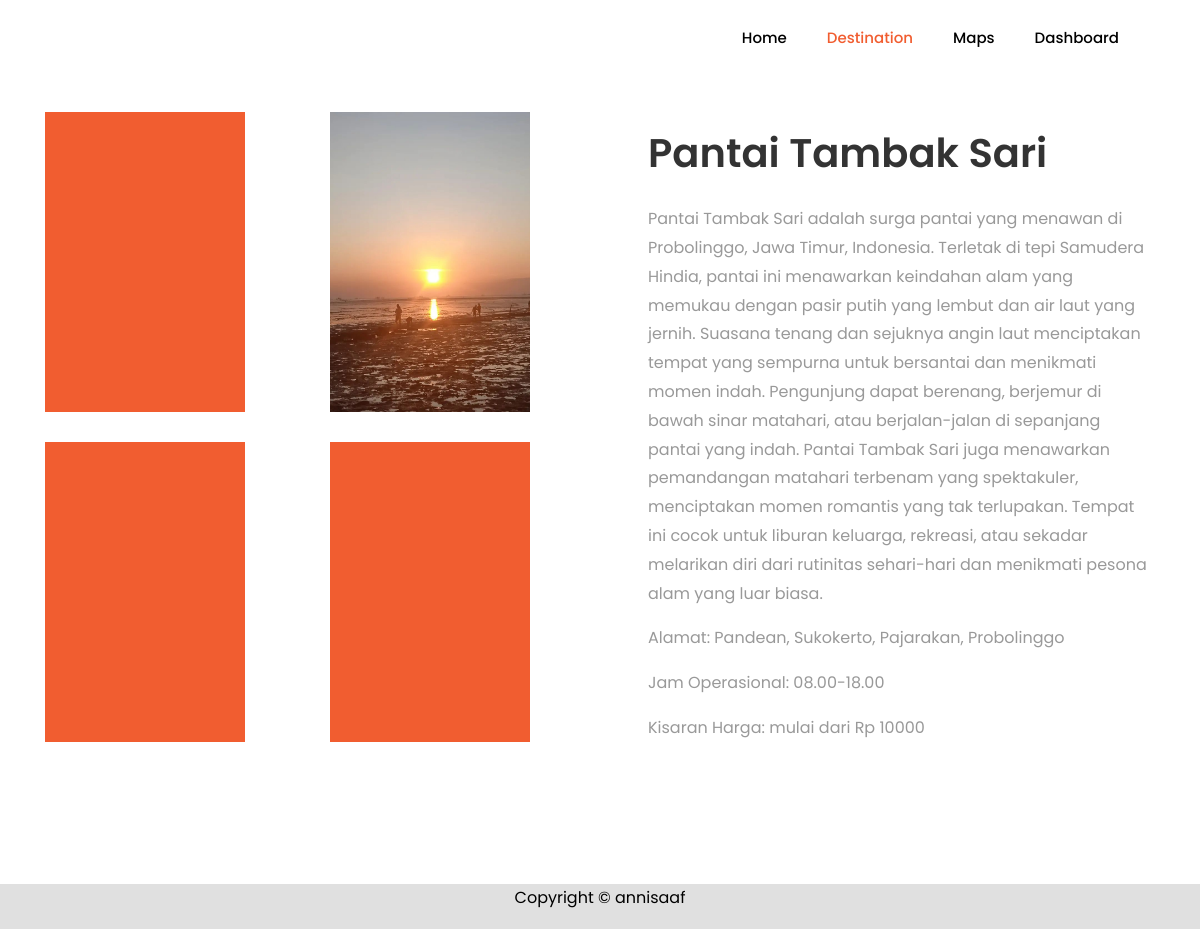
The page /tugas_akhir/konten/LK00015.php on the database its author committed.
### tables this page shows
CREATE TABLE `tb_konten` (
  `id_konten` varchar(255) NOT NULL,
  `id` varchar(255) NOT NULL,
  `deskripsi` longtext NOT NULL,
  `gambar_1` varchar(255) NOT NULL,
  `gambar_2` varchar(255) NOT NULL,
  `gambar_3` varchar(255) NOT NULL,
  `gambar_4` varchar(255) NOT NULL
);

CREATE TABLE `tb_lokasi` (
  `id` varchar(11) NOT NULL,
  `nama` varchar(255) NOT NULL,
  `gambar` varchar(255) NOT NULL,
  `kategori` varchar(255) NOT NULL,
  `lokasi` varchar(999) NOT NULL,
  `rate` varchar(100) NOT NULL,
  `kisaran_harga` varchar(100) NOT NULL,
  `jam_buka` varchar(255) NOT NULL,
  `latitude` varchar(255) NOT NULL,
  `longitude` varchar(255) NOT NULL,
  `redirect_link` varchar(255) NOT NULL
);

### tugas_akhir/konten/LK00015.php (the view, shortened to what this page needs)
<!DOCTYPE html>
<html lang="en">
<head>
	<link rel="stylesheet" href="https://stackpath.bootstrapcdn.com/font-awesome/4.7.0/css/font-awesome.min.css">
	<link rel="stylesheet" href="../css/animate.css">
	<link rel="stylesheet" href="../css/owl.carousel.min.css">
	<link rel="stylesheet" href="../css/owl.theme.default.min.css">
	<link rel="stylesheet" href="../css/magnific-popup.css">
	<link rel="stylesheet" href="../css/bootstrap-datepicker.css">
	<link rel="stylesheet" href="../css/jquery.timepicker.css">
	<link rel="stylesheet" href="../css/flaticon.css">
	<link rel="stylesheet" href="../css/style.css">
</head>
<body>
	<nav class="navbar navbar-expand-lg navbar-dark ftco_navbar bg-dark ftco-navbar-light" id="ftco-navbar">
		<div class="container">
			<div class="collapse navbar-collapse" id="ftco-nav">
				<ul class="navbar-nav ml-auto">
					<li class="nav-item"><a href="/tugas_akhir/index.php" class="nav-link" style="color:black;">Home</a></li>
					<li class="nav-item active"><a href="/tugas_akhir/destination.php" class="nav-link">Destination</a></li>
					<li class="nav-item"><a href="/tugas_akhir/mappings.php" class="nav-link" style="color:black;">Maps</a></li>
					<li class="nav-item"><a href="/tugas_akhir/dashboard-t/aplikasi/admin/dashboard.php" class="nav-link" style="color:black;">Dashboard</a></li>
				</ul>
			</div>
		</div>
	</nav>
    <?php
	include "../koneksi.php";
		$query =  mysqli_query($koneksi, 'SELECT * FROM tb_konten b INNER JOIN tb_lokasi j ON b.id = j.id WHERE b.id = "LK00015"');
		while ($d = mysqli_fetch_assoc($query)) {
	?>
		<section class="ftco-section services-section">
			<div class="container">
				<div class="row d-flex">
					<div class="col-md-6 order-md-last heading-section pl-md-5 ftco-animate d-flex align-items-center">
						<div class="w-100">
							<h2 class="mb-4"><?php echo $d['nama']?></h2>
							<p><?php echo $d['deskripsi']?></p>
							<p>Alamat: <?php echo $d['lokasi']?></p2>
                            <p>Jam Operasional: <?php echo $d['jam_buka']?></p2>
                            <p>Kisaran Harga: mulai dari Rp <?php echo $d['kisaran_harga']?></p2>
						</div>
					</div>
					<div class="col-md-6">
						<div class="row">
							<div class="col-md-12 col-lg-6">
								<div class="services services-1" style="background-image: url(../konten/images/<?php echo $d['gambar_1']; ?>); width:200px;height:300px;"></div>
							</div>
							<div class="col-md-12 col-lg-6">
								<div class="services services-1" style="background-image: url(../konten/images/<?php echo $d['gambar_2']; ?>); width:200px;height:300px;"></div>
							</div>
                            <div class="col-md-12 col-lg-6">
								<div class="services services-1" style="background-image: url(../konten/images/<?php echo $d['gambar_3']; ?>); width:200px;height:300px;"></div>
							</div>
							<div class="col-md-12 col-lg-6">
								<div class="services services-1" style="background-image: url(../konten/images/<?php echo $d['gambar_4']; ?>); width:200px;height:300px;"></div>
							</div>
							<?php } ?>
						</div>
					</div>
				</div>
			</div>
		</section>
<footer class="" style="background-color: #E0E0E0;">
	<div class="row">
		<div class="col-md-12 text-center" style="color:black">
			<p>Copyright &copy; annisaaf</a></p>
		</div>
	</div>
</footer>
</body>
</html>

### rows shown on the page
tb_konten: id.nama "Pantai Tambak Sari", deskripsi "Pantai Tambak Sari adalah surga pantai yang menawan di Probolinggo, Jawa Timur, Indonesia. Terletak di tepi Samudera Hindia, pantai ini menawarkan keindahan alam yang memukau dengan pasir putih yang lembut dan air laut yang jernih. Suasana tenang dan sejuknya angin laut menciptakan tempat yang sempurna untuk bersantai dan menikmati momen indah. Pengunjung dapat berenang, berjemur di bawah sinar matahari, atau berjalan-jalan di sepanjang pantai yang indah. Pantai Tambak Sari juga menawarkan pemandangan matahari terbenam yang spektakuler, menciptakan momen romantis yang tak terlupakan. Tempat ini cocok untuk liburan keluarga, rekreasi, atau sekadar melarikan diri dari rutinitas sehari-hari…", id.lokasi "Pandean, Sukokerto, Pajarakan, Probolinggo", id.jam_buka "08.00-18.00", id.kisaran_harga "10000", gambar_2 (picture)
